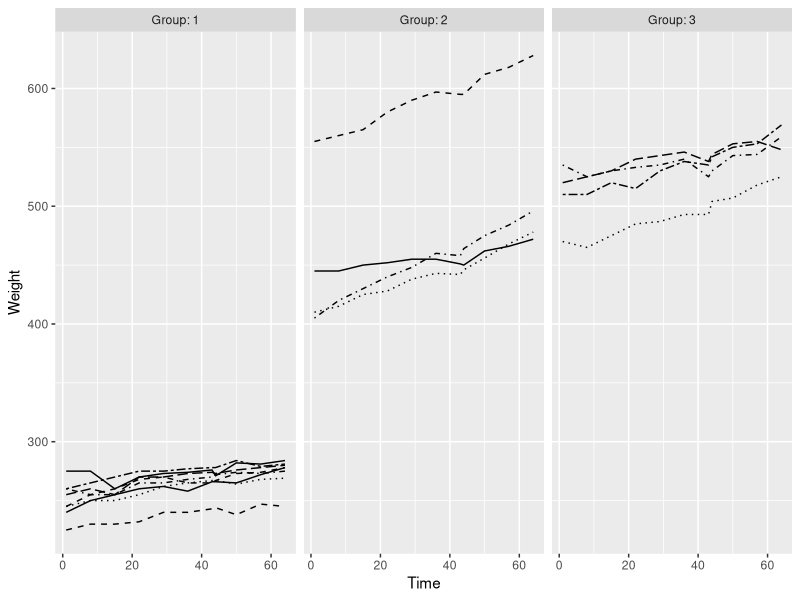
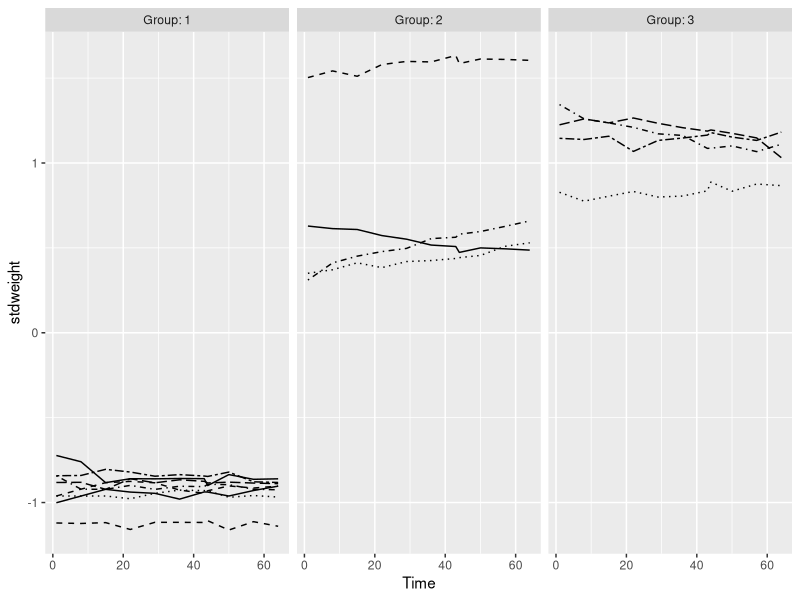
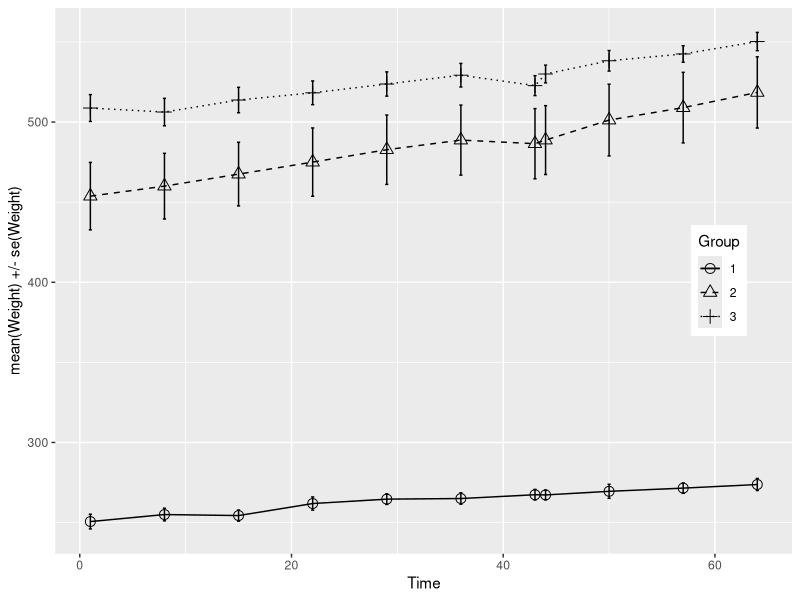
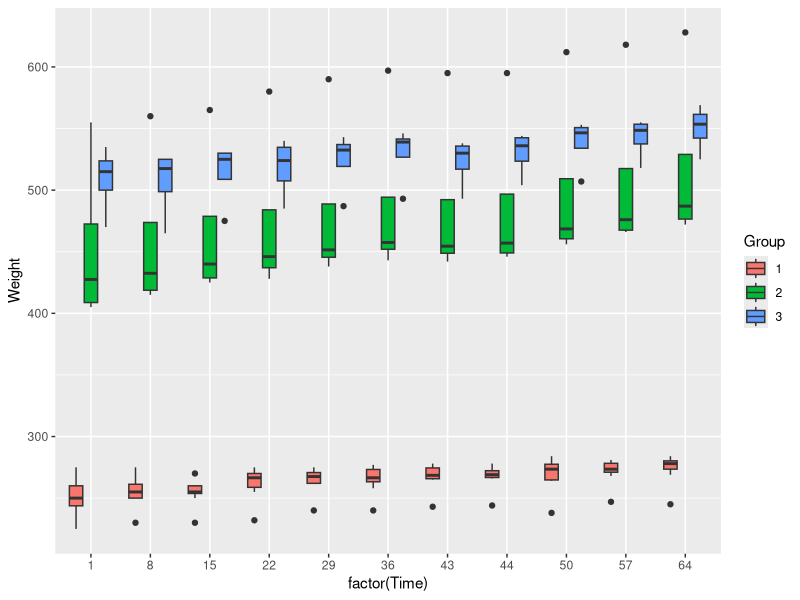
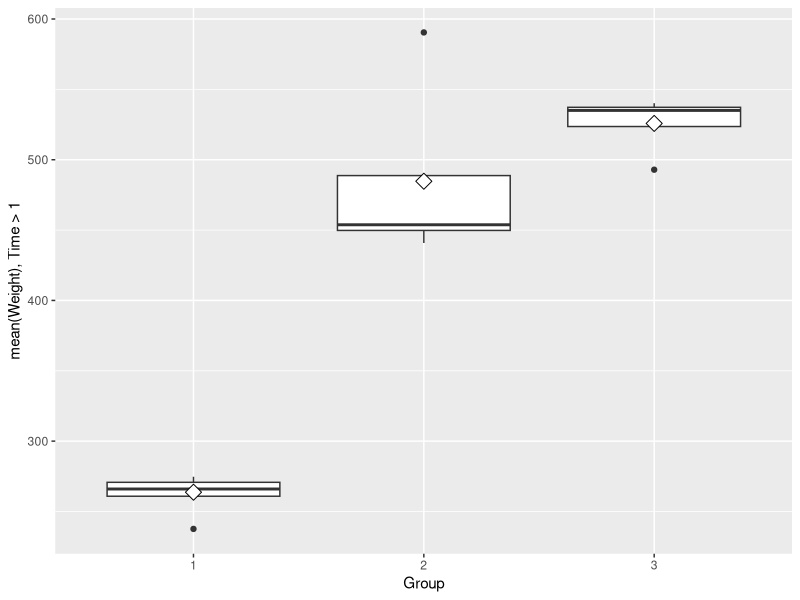
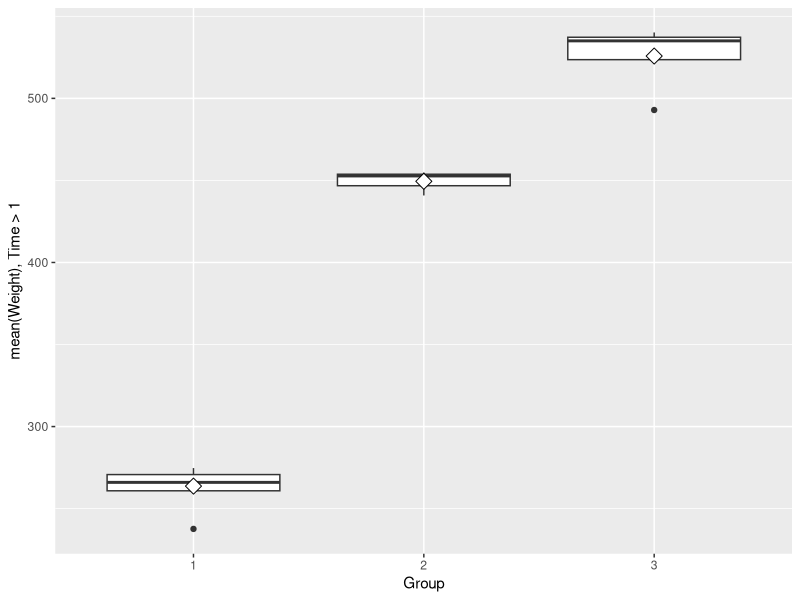
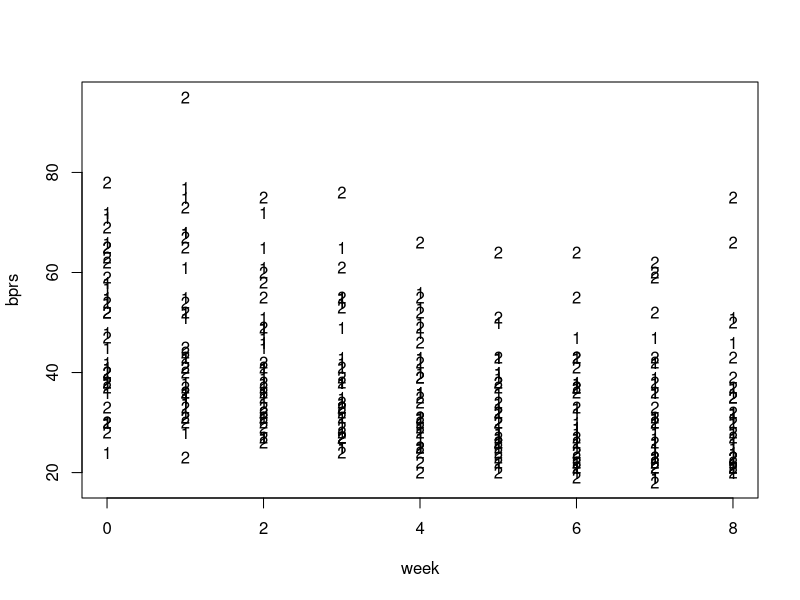
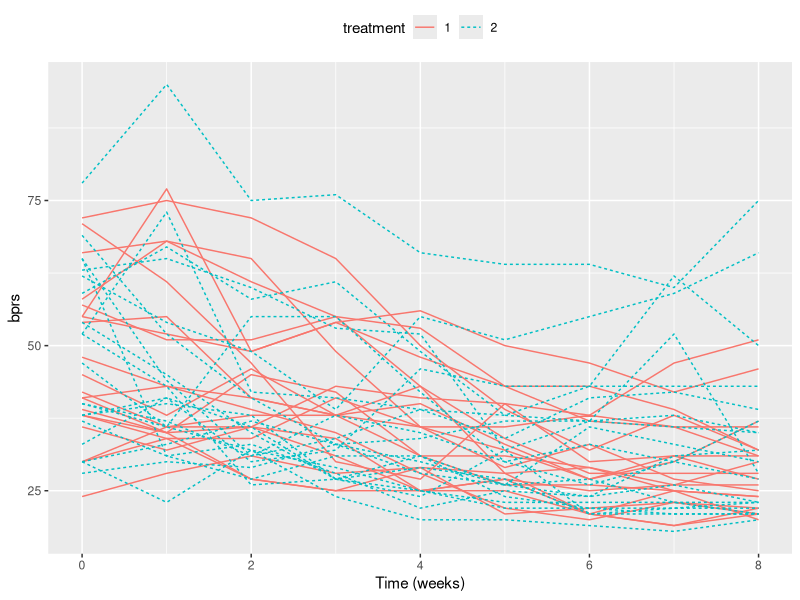

These figures' R source, in order:
## ---- chunk 1
RATS <- read.csv("data/RATS.csv")
RATSL <- read.csv("data/RATSL.csv")

# ID and Group as factors (they were transformed back to int when reading): 
RATSL$ID <- factor(RATSL$ID)
RATSL$Group <- factor(RATSL$Group)
## ---- chunk 2
head(RATS, n=nrow(RATS))
## ---- chunk 3
library(ggplot2)
library(dplyr)

ggplot(RATSL, aes(x = Time, y = Weight, linetype = ID)) +
  geom_line() +
  scale_linetype_manual(values = rep(1:10, times=4)) +
  facet_grid(. ~ Group, labeller = label_both) +
  theme(legend.position = "none") + 
  scale_y_continuous(limits = c(min(RATSL$Weight), max(RATSL$Weight)))
## ---- chunk 4
# Create standardized weights
RATSL <- RATSL %>%
  group_by(Time) %>%
  mutate(stdweight = (Weight - mean(Weight))/sd(Weight)) %>%
  ungroup()

# Plot the standardized weights
ggplot(RATSL, aes(x = Time, y = stdweight, linetype = ID)) +
  geom_line() +
  scale_linetype_manual(values = rep(1:10, times=4)) +
  facet_grid(. ~ Group, labeller = label_both) +
  theme(legend.position = "none") + 
  scale_y_continuous(limits = c(min(RATSL$stdweight), max(RATSL$stdweight)))
## ---- chunk 5
RATSS <- RATSL %>%
  group_by(Group, Time) %>%
  summarise(mean = mean(Weight), se = sd(Weight)/sqrt(length(unique(RATSL$Time)))) %>%
  ungroup()

ggplot(RATSS, aes(x = Time, y = mean, linetype = Group, shape = Group)) +
  geom_line() +
  scale_linetype_manual(values = c(1, 2, 3)) +
  geom_point(size=3) +
  scale_shape_manual(values = c(1, 2, 3)) +
  geom_errorbar(aes(ymin=mean-se, ymax=mean+se, linetype="1"), width=0.3) +
  theme(legend.position = c(0.9, 0.5)) +
  scale_y_continuous(name = "mean(Weight) +/- se(Weight)")
## ---- chunk 6
ggplot(RATSL, aes(x = factor(Time), y = Weight, fill=Group)) +
  geom_boxplot()
## ---- chunk 7
# Remove the initial time point:
RATSS2 <- RATSL %>%
  filter(Time > 0) %>%
  group_by(Group, ID) %>%
  summarise(mean=mean(Weight)) %>%
  ungroup()

# Function to draw a boxplot:
draw_bp <- function(dat) {
  ggplot(dat, aes(x = Group, y = mean)) +
  geom_boxplot() +
  stat_summary(fun = "mean", geom = "point", shape=23, size=4, fill = "white") +
  scale_y_continuous(name = "mean(Weight), Time > 1")
}

# Boxplot:
draw_bp(RATSS2)
## ---- chunk 8
RATSS3 <- filter(RATSS2, mean < 550)
draw_bp(RATSS3)
## ---- chunk 9
t.test(mean ~ Group, data = filter(RATSS3, Group %in% c(1, 2)), var.equal=FALSE) # Groups 1 and 2
t.test(mean ~ Group, data = filter(RATSS3, Group %in% c(1, 3)), var.equal=FALSE) # Groups 1 and 3
t.test(mean ~ Group, data = filter(RATSS3, Group %in% c(2, 3)), var.equal=FALSE) # Groups 2 and 3
## ---- chunk 10
RATSS4 <- mutate(RATSS2, baseline=RATS$WD1)
fit <- lm(mean ~ baseline + Group, data=RATSS4)
anova(fit)
## ---- chunk 11
BPRS <- read.csv("data/BPRS.csv")
BPRSL <- read.csv("data/BPRSL.csv")

# Treatment, subject, and ID as factors (they were transformed back to int when reading):
BPRSL$treatment <- factor(BPRSL$treatment)
BPRSL$subject <- factor(BPRSL$subject)
BPRSL$ID <- factor(BPRSL$ID)
## ---- chunk 12
head(BPRS, n=nrow(BPRS))
## ---- chunk 13
head(BPRSL, n=40)
## ---- chunk 14
plot(bprs ~ week, data=BPRSL, pch=c("1", "2")[treatment])
## ---- chunk 15
# NOTE THAT WE CREATED THE ID VARIABLE IN THE WRANGLING PART
p1 <- ggplot(BPRSL, aes(x = week, y = bprs, group=ID)) +
        geom_line(aes(color=treatment, linetype=treatment)) +
        scale_x_continuous(name = "Time (weeks)", breaks = seq(0, 8, by=2)) +
        scale_y_continuous(name = "bprs") +
        theme(legend.position = "top")
p1
## ---- chunk 16
par(las=1)
pairs(BPRS[,3:11], gap=0.4, font.labels=2, cex.labels=1, panel=function(x, y) {
  points(x, y, col="blue", pch="*", cex=1.5)
  abline(lm(y ~ x), col="red")
  },
  lower.panel=function(x, y) {
    old_par <- par(no.readonly=TRUE)
    on.exit(old_par)
    par(usr=c(0, 1, 0, 1))
    ncol <- 10
    colpal <- colorRampPalette(c("skyblue", "blue", "red", "red4"))(ncol)
    corcol <- abs(round(ncol*cor(x, y)))
    do.call(rect, c(col=colpal[corcol], list(0, 0, 1, 1)))
    text(x=0.5, y=0.5, labels=round(cor(x, y), 2), font=ifelse(abs(cor(x, y)) > 0.7, 4, 1),
         cex=1.2)
  })
## ---- chunk 17
summary(lm(bprs ~ treatment + week, data=BPRSL))
## ---- chunk 18
library(lme4)
fit1 <- lmer(bprs ~ week + treatment + (1 | ID), data = BPRSL, REML = FALSE)
summary(fit1)
## ---- chunk 19
fit2 <- lmer(bprs ~ week + treatment + (week | ID), data = BPRSL, REML = FALSE)
summary(fit2)
## ---- chunk 20
fit3 <- lmer(bprs ~ week*treatment + (week | ID), data = BPRSL, REML = FALSE)
summary(fit3)
## ---- chunk 21
2*(1 - pnorm(1.349))
## ---- chunk 22
library(ggplot2)
library(ggpubr)
BPRSL <- mutate(BPRSL, Fitted=fitted(fit3)) # Add the fitted values to the data

p2 <- ggplot(BPRSL, aes(x = week, y = Fitted, group = ID)) +
        geom_line(aes(linetype = treatment, color=treatment)) +
        scale_x_continuous(name = "Time (week)", breaks = seq(0, 8, by=2)) +
        scale_y_continuous(name = "bprs") +
        theme(legend.position = "top")
ggarrange(p1, p2, labels=c("Observed", "Fitted"), ncol=2, nrow=1)
